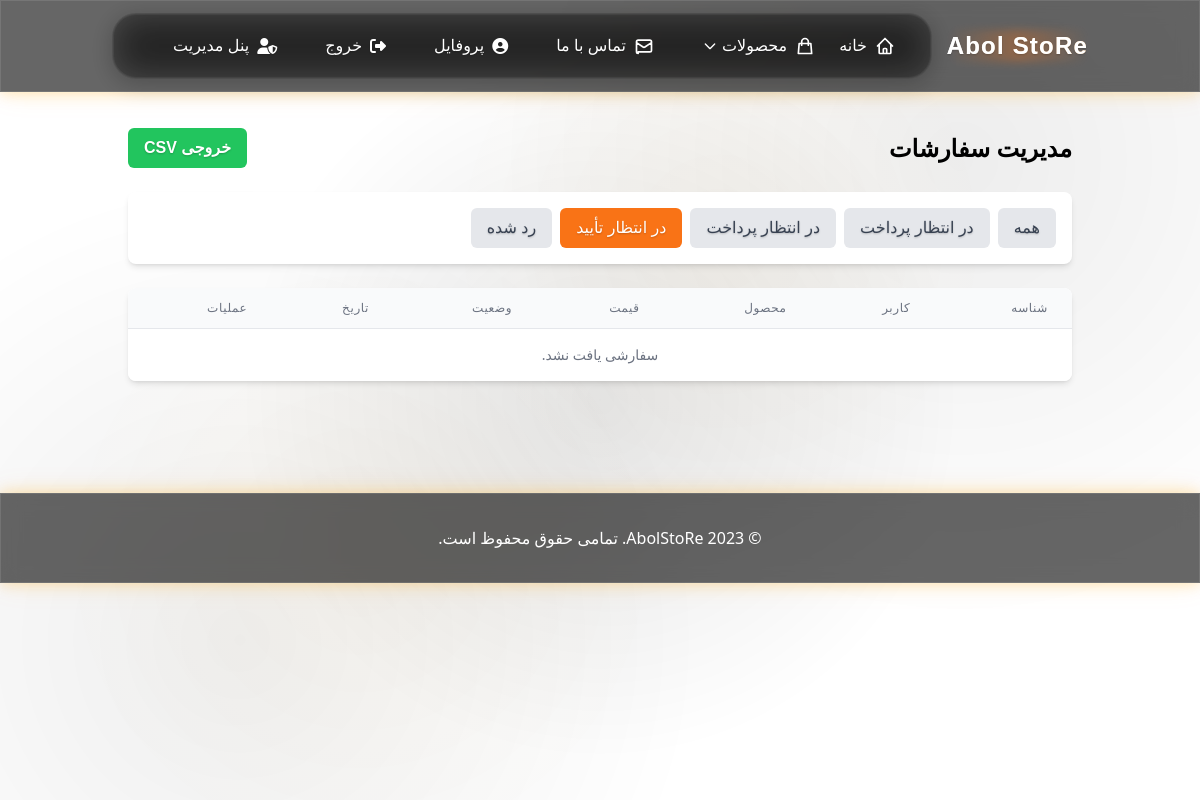
Page /orders/admin/?status=confirmed (signed in) on the earlier database version.
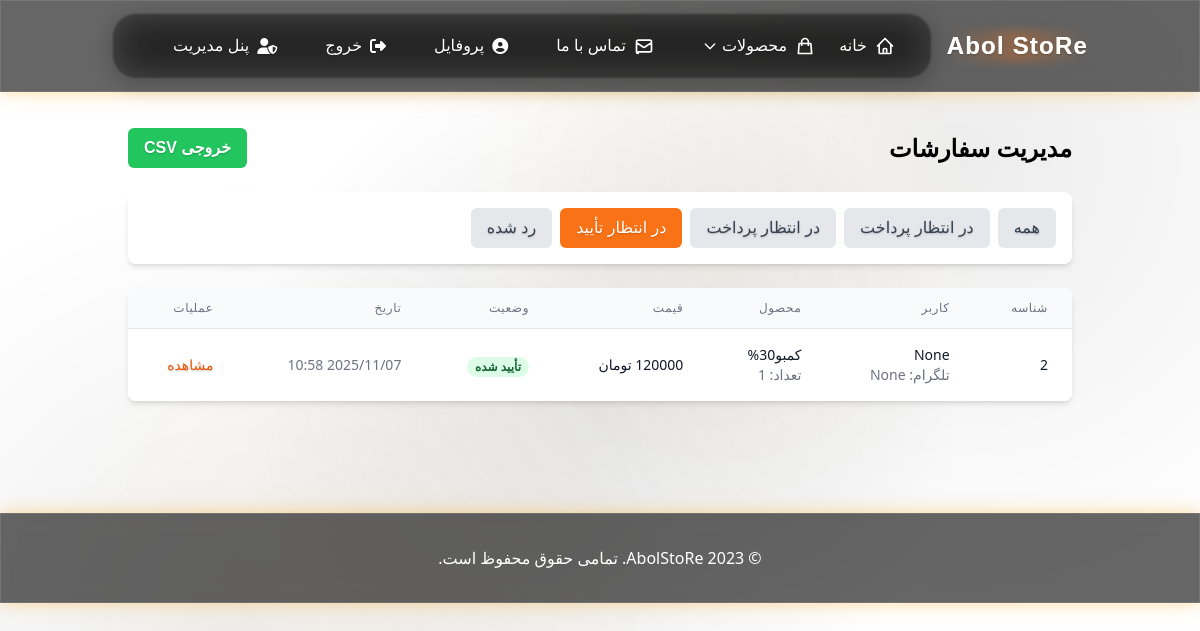
Same page on the later database version.
### apps/orders/models.py (models this page shows, shortened)
class Order(models.Model):
    STATUS_CHOICES = (
        ('pending', 'ثبت شده'),
        ('waiting', 'در انتظار تأیید'),
        ('confirmed', 'تأیید شده'),
        ('rejected', 'رد شده'),
        ('delivered', 'تحویل شده'),
    )
    user = models.ForeignKey(settings.AUTH_USER_MODEL, on_delete=models.CASCADE, related_name='orders', verbose_name=_('کاربر'))
    product = models.ForeignKey(Product, on_delete=models.CASCADE, related_name='orders', verbose_name=_('محصول'))
    quantity = models.PositiveIntegerField(_('تعداد'), default=1)
    total_price = models.PositiveIntegerField(_('قیمت کل (تومان)'))
    status = models.CharField(_('وضعیت'), max_length=20, choices=STATUS_CHOICES, default='pending')
    referral_code = models.CharField(_('کد معرف'), max_length=50, blank=True, null=True)
    created_at = models.DateTimeField(_('تاریخ ایجاد'), auto_now_add=True)
    updated_at = models.DateTimeField(_('تاریخ بروزرسانی'), auto_now=True)
    class Meta:
        verbose_name = _('سفارش')
        verbose_name_plural = _('سفارشات')
        ordering = ['-created_at']

### apps/accounts/models.py (models this page shows, shortened)
class User(AbstractUser):
    full_name = models.CharField(_('نام کامل'), max_length=150, blank=True)
    phone_number = models.CharField(_('شماره موبایل'), max_length=15, blank=True, null=True, unique=True)
    telegram_id = models.CharField(_('آیدی تلگرام'), max_length=100, blank=True, null=True, unique=True)
    accepted_terms = models.BooleanField(_('پذیرش قوانین'), default=False)
    class Meta:
        verbose_name = _('کاربر')
        verbose_name_plural = _('کاربران')

### apps/store/models.py (models this page shows, shortened)
class Product(models.Model):
    GUARANTEE_CHOICES = (
        ('metaK', 'متیک'),
        ('legend', 'لجند'),
        ('supertash', 'سوپرتاش'),
    )
    category = models.ForeignKey(Category, on_delete=models.SET_NULL, null=True, blank=True, related_name='products', verbose_name=_('دسته بندی'))
    name = models.CharField(_('نام محصول'), max_length=200)
    slug = models.SlugField(_('اسلاگ'), max_length=200, unique=True, allow_unicode=True)
    description = models.TextField(_('توضیحات'))
    price = models.PositiveIntegerField(_('قیمت (تومان)'))
    guarantee_type = models.CharField(_('نوع تضمین'), max_length=20, choices=GUARANTEE_CHOICES)
    stock = models.PositiveIntegerField(_('تعداد موجودی (پارت)'), default=1)
    image = models.ImageField(_('تصویر محصول'), upload_to='products/', blank=True, null=True)
    webp_image = models.ImageField(_('تصویر WebP محصول'), upload_to='products/webp/', blank=True, null=True)
    is_active = models.BooleanField(_('فعال'), default=True)
    created_at = models.DateTimeField(_('تاریخ ایجاد'), auto_now_add=True)
    updated_at = models.DateTimeField(_('تاریخ بروزرسانی'), auto_now=True)
    sales_count = models.PositiveIntegerField(_('تعداد فروش'), default=0)
    class Meta:
        verbose_name = _('محصول')
        verbose_name_plural = _('محصولات')
        ordering = ['-created_at']

### apps/orders/views.py (the view)
# urls.py: path('admin/', views.admin_order_list, name='admin_order_list'),
@login_required
def admin_order_list(request):
    if not request.user.is_staff:
        messages.error(request, 'شما دسترسی به این بخش را ندارید.')
        return redirect('store:home')
    status = request.GET.get('status', '')
    if status:
        orders = Order.objects.filter(status=status).order_by('-created_at')
    else:
        orders = Order.objects.all().order_by('-created_at')
    return render(request, 'orders/admin/order_list.html', {'orders': orders, 'current_status': status})

### apps/store/urls.py (called while the page is built)
    def to_url(self, value):
        return value

### config/context_processors.py (called while the page is built)
def cart_count(request):
    cart_count = 0
    if request.user.is_authenticated:
        cart_count = Order.objects.filter(
            user=request.user,
            status__in=['pending', 'waiting']
        ).count()
    return {'cart_count': cart_count}

def categories_context(request):
    categories = Category.objects.filter(is_active=True).order_by('name')
    return {'categories': categories}

### frontend/templates/orders/admin/order_list.html (shortened to what the changed rows need)
{% extends 'base.html' %}
{% load humanize %}
{% block content %}
<div class="container mx-auto px-4 py-8">
    <div class="flex justify-between items-center mb-6">
        <h1 class="text-2xl font-bold text-navy-700">مدیریت سفارشات</h1>
    </div>
    <div class="bg-white rounded-lg shadow-md overflow-hidden">
        <table class="min-w-full divide-y divide-gray-200">
            <thead class="bg-gray-50">
                <tr>
                    <th scope="col" class="px-6 py-3 text-right text-xs font-medium text-gray-500 uppercase tracking-wider">شناسه</th>
                    <th scope="col" class="px-6 py-3 text-right text-xs font-medium text-gray-500 uppercase tracking-wider">کاربر</th>
                    <th scope="col" class="px-6 py-3 text-right text-xs font-medium text-gray-500 uppercase tracking-wider">محصول</th>
                    <th scope="col" class="px-6 py-3 text-right text-xs font-medium text-gray-500 uppercase tracking-wider">قیمت</th>
                    <th scope="col" class="px-6 py-3 text-right text-xs font-medium text-gray-500 uppercase tracking-wider">وضعیت</th>
                    <th scope="col" class="px-6 py-3 text-right text-xs font-medium text-gray-500 uppercase tracking-wider">تاریخ</th>
                    <th scope="col" class="px-6 py-3 text-right text-xs font-medium text-gray-500 uppercase tracking-wider">عملیات</th>
                </tr>
            </thead>
            <tbody class="bg-white divide-y divide-gray-200">
                {% for order in orders %}
                <tr>
                    <td class="px-6 py-4 whitespace-nowrap text-sm text-gray-900">
                        {{ order.id }}
                    </td>
                    <td class="px-6 py-4 whitespace-nowrap">
                        <div class="text-sm font-medium text-gray-900">{{ order.user.phone_number }}</div>
                        <div class="text-sm text-gray-500">تلگرام: {{ order.user.telegram_id }}</div>
                    </td>
                    <td class="px-6 py-4 whitespace-nowrap">
                        <div class="text-sm font-medium text-gray-900">{{ order.product.name }}</div>
                        <div class="text-sm text-gray-500">تعداد: {{ order.quantity }}</div>
                    </td>
                    <td class="px-6 py-4 whitespace-nowrap text-sm text-gray-900">
                        {{ order.total_price|floatformat:0|intcomma }} تومان
                    </td>
                    <td class="px-6 py-4 whitespace-nowrap">
                        <span class="px-2 inline-flex text-xs leading-5 font-semibold rounded-full
                            {% if order.status == 'pending' %}bg-yellow-100 text-yellow-800
                            {% elif order.status == 'waiting' %}bg-blue-100 text-blue-800
                             {% elif order.status == 'confirmed' %}bg-green-100 text-green-800
                            {% elif order.status == 'rejected' %}bg-red-100 text-red-800
                            {% endif %}">
                            {{ order.get_status_display }}
                        </span>
                    </td>
                    <td class="px-6 py-4 whitespace-nowrap text-sm text-gray-500">
                        {{ order.created_at|date:"Y/m/d H:i" }}
                    </td>
                    <td class="px-6 py-4 whitespace-nowrap text-sm font-medium">
                        <a href="{% url 'orders:admin_order_detail' order.id %}" class="text-orange-600 hover:text-orange-800">مشاهده</a>
                    </td>
                </tr>
                {% empty %}
                <tr>
                    <td colspan="7" class="px-6 py-4 text-center text-sm text-gray-500">
                        سفارشی یافت نشد.
                    </td>
                </tr>
                {% endfor %}
            </tbody>
        </table>
    </div>
</div>
{% endblock %}

Differences in the rows shown:
added Order: id "2", user.phone_number "None", user.telegram_id "None", product.name "کمبو30%", quantity "1", total_price "120000", status "تأیید شده", created_at "2025/11/07 10:58"
Other differences:
text no longer shown: "سفارشی یافت نشد."
